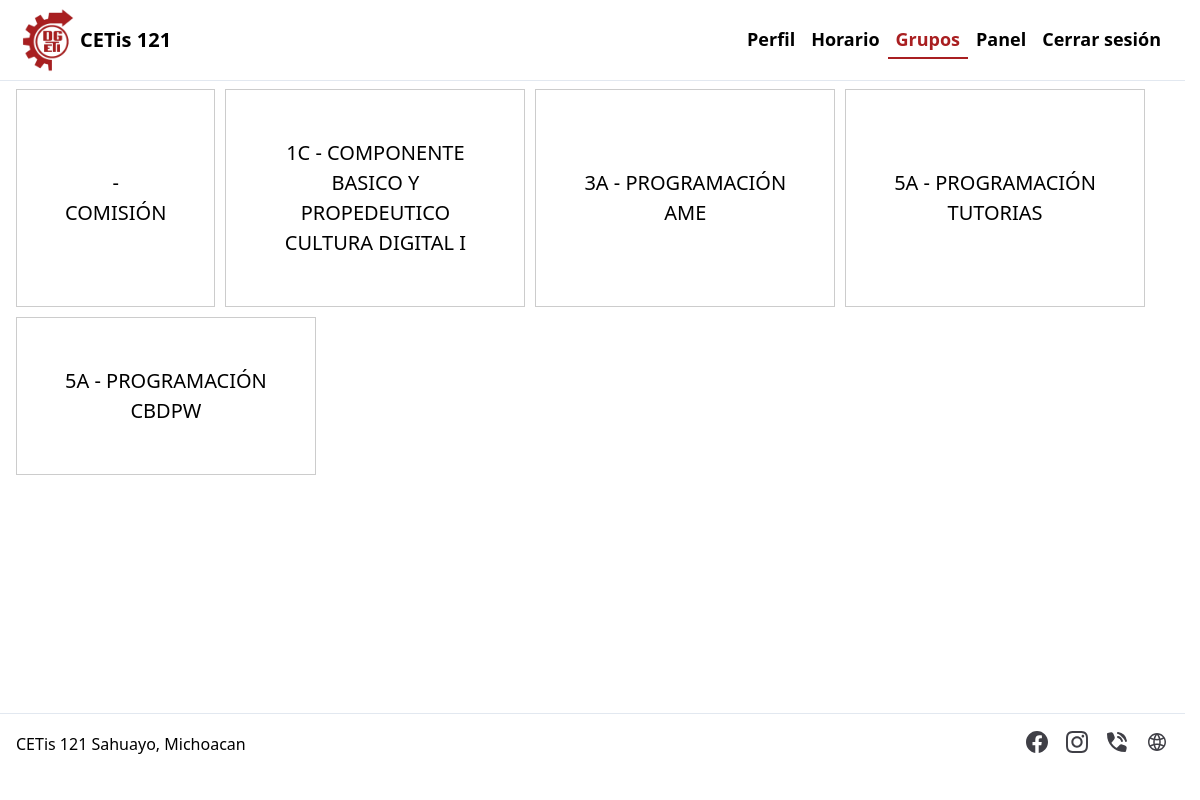
/subjects.php (signed in), run on the app's committed database.
### tables this page shows
CREATE TABLE `subjects` (
  `subject_id` int(11) NOT NULL,
  `subject_name` varchar(100) NOT NULL,
  `initialism` varchar(20) NOT NULL,
  `created_at` datetime NOT NULL DEFAULT current_timestamp(),
  `updated_at` datetime NOT NULL DEFAULT current_timestamp() ON UPDATE current_timestamp()
);

CREATE TABLE `groups` (
  `group_id` int(11) NOT NULL,
  `tutor_id` int(11) NOT NULL,
  `classroom` varchar(2) NOT NULL,
  `career_id` int(11) NOT NULL,
  `group_semester` int(11) NOT NULL,
  `group_letter` char(1) NOT NULL,
  `period` varchar(6) NOT NULL,
  `created_at` datetime NOT NULL DEFAULT current_timestamp(),
  `updated_at` datetime NOT NULL DEFAULT current_timestamp() ON UPDATE current_timestamp()
);

CREATE TABLE `careers` (
  `career_id` int(11) NOT NULL,
  `career_name` varchar(100) NOT NULL,
  `abbreviation` varchar(20) NOT NULL,
  `created_at` datetime NOT NULL DEFAULT current_timestamp(),
  `updated_at` datetime NOT NULL DEFAULT current_timestamp() ON UPDATE current_timestamp()
);

### config.php (called while the page is built, shortened)
<?php
require_once __DIR__ . '/Database.php';
$db = new Database();

### Database.php (called while the page is built, shortened)
<?php
class Database
{
  private $host = 'localhost';
  private $db_name = 'asisweb';
  private $username = 'root';
  private $password = '2707';
  private $port = '3306';
  public $conn;
  public function getConnection()
  {
    try {
      $this->conn = new PDO('mysql:host=' . $this->host . ';port=' . $this->port . ';dbname=' . $this->db_name, $this->username, $this->password);
      $this->conn->exec('set names utf8');
    } catch (PDOException $e) {
      echo 'Error de conexión: ' . $e->getMessage();
    }
    return $this->conn;
  }
  public function closeConnection()
  {
    $this->conn = null;
  }
  public function fetch($sql, $params = [])
  {
    $stmt = $this->conn->prepare($sql);
    $stmt->execute($params);
    if ($stmt->rowCount() === 1) $result = $stmt->fetch(PDO::FETCH_ASSOC);
    else $result = $stmt->fetchAll(PDO::FETCH_ASSOC);
    return $result;
  }
}

### attendance/utils.php (called while the page is built, shortened)
<?php
function getSubjectsBySchedule($params, $db)
{
  $subjects = $db->fetch('SELECT subjects.subject_id, subjects.subject_name, subjects.initialism, groups.group_semester, groups.group_letter, careers.career_name FROM schedule
      INNER JOIN subjects ON schedule.subject_id = subjects.subject_id
      LEFT JOIN `groups` ON schedule.group_id = `groups`.group_id
      LEFT JOIN careers ON `groups`.career_id = careers.career_id
      WHERE schedule.user_id = :user_id
      ORDER BY groups.group_semester, groups.group_letter', $params);
  $subjects = array_unique($subjects, SORT_REGULAR);
  return $subjects;
}

### subjects.php (the view, shortened to what this page needs)
<?php
require_once './config.php';
require_once './attendance/utils.php';
$groups = getSubjectsBySchedule(['user_id' => $_SESSION['user']['user_id']], $db);
?>
<!DOCTYPE html>
<html lang="es">
<head>
  <link rel="stylesheet" href="./css/normalize.css">
  <link rel="stylesheet" href="./css/styles.css">
  <link rel="stylesheet" href="./css/modals.css">
  <link rel="stylesheet" href="./css/header.css">
  <link rel="stylesheet" href="./css/footer.css">
  <link rel="stylesheet" href="./css/subjects.css">
</head>
<body>
  <header id="top-header">
    <div class="container">
      <a class="logo" href="./profile.php">
        <img src="./images/logo.webp" alt="<?= LOGO_ALT ?>">
        <strong><?= SCHOOL_NAME ?></strong>
      </a>
      <nav id="menu">
        <ul>
          <li><a class="h-link" href="./profile.php">Perfil</a></li>
          <li><a class="h-link" href="./schedule.php">Horario</a></li>
          <li><a class="h-link active" href="./groups.php">Grupos</a></li>
          <?php if ($_SESSION['user']['role']) { ?>
            <li><a class="h-link" href="./dashboard/index.php">Panel</a></li>
          <?php } ?>
          <li><button class="h-link" id="logout">Cerrar sesión</button></li>
        </ul>
      </nav>
    </div>
  </header>
  <main class="container">
    <section>
      <ul class="groups">
        <?php foreach ($groups as $group) { ?>
          <li class="group">
            <a href="./take-attendance.php?group_id=<?= $group['subject_id'] ?>">
              <span class="group"><?= $group['group_semester'] . $group['group_letter'] ?> - <?= $group['career_name'] ?></span>
              <span class="subject"><?= $group['initialism'] ? $group['initialism'] : $group['subject_name'] ?></span>
            </a>
          </li>
        <?php } ?>
      </ul>
    </section>
  </main>
  <footer id="bottom-footer">
    <span><?= FOOTER_ADDRESS ?></span>
    <ul>
      <li>
        <a class="f-link" href="https://www.facebook.com/Cetis121SahuayoBuhos" target="_blank" rel="noopener noreferrer">
          <img src="./icons/facebook.svg" alt="Facebook">
        </a>
      </li>
      <li>
        <a class="f-link" href="https://www.instagram.com/cetis_121_shy/" target="_blank" rel="noopener noreferrer">
          <img src="./icons/instagram.svg" alt="Instagram">
        </a>
      </li>
      <li>
        <a class="f-link" href="tel:3535322224" target="_blank" rel="noopener noreferrer">
          <img src="./icons/phone.svg" alt="Teléfono">
        </a>
      </li>
      <li>
        <a class="f-link" href="https://www.cetis121.edu.mx/" target="_blank" rel="noopener noreferrer">
          <img src="./icons/web.svg" alt="Sitio web">
        </a>
      </li>
    </ul>
  </footer>
</body>
</html>

### css/styles.css (style rules this page uses)
:root { --primary: 169 31 33; --gray-300: 226 232 240; --gray-500: 107 114 128; }
html { font-family: system-ui, -apple-system, BlinkMacSystemFont, "Segoe UI", Roboto, Oxygen, Ubuntu, Cantarell, "Open Sans", "Helvetica Neue", sans-serif; scroll-behavior: smooth; scrollbar-gutter: stable; }
.container { width: 100%; max-width: 1280px; margin: 0 auto; padding: 0.5rem 1rem; box-sizing: border-box; }

### css/header.css (style rules this page uses)
#top-header { background: #fff; border-bottom: 1px solid rgb(var(--gray-300)); font-size: 1.25rem; line-height: 1.75rem; z-index: 100; }
#top-header .container { display: flex; align-items: center; justify-content: space-between; }
#top-header .logo { display: flex; align-items: center; text-decoration: none; color: #000; }
#top-header .logo img { aspect-ratio: 1; width: 4rem; }
#top-header .logo strong { font-size: 1.25rem; font-weight: 600; line-height: 1; }
#menu { position: absolute; top: -100vh; left: 0; width: 100%; height: 100vh; background: #fff; display: flex; justify-content: center; align-items: center; transition: top 300ms; z-index: 100; }
#menu ul { display: flex; flex-direction: column; align-items: center; gap: 1rem; list-style: none; margin: 0; padding: 0; }
.h-link { cursor: pointer; display: inline-block; background: none; color: #000; font-weight: 600; line-height: inherit; text-decoration: none; padding: 0.25rem 0.5rem; border: none; border-bottom: 2px solid transparent; transition: color 300ms, border-bottom 300ms; }
.h-link.active { color: rgb(var(--primary)); border-bottom: 2px solid rgb(var(--primary)); }
@media screen and (min-width: 768px) { #menu { position: static; width: auto; height: auto; background: transparent; font-size: 1.125rem; line-height: 1.75rem; } }
@media screen and (min-width: 768px) { #menu ul { flex-direction: row; gap: 0; } }

### css/footer.css (style rules this page uses)
#bottom-footer { display: flex; gap: 1rem 0; flex-direction: column; justify-content: center; width: 100%; max-width: 1280px; padding: 1rem; margin: 0 auto; margin-top: 2rem; border-top: 1px solid rgb(var(--gray-300)); box-sizing: border-box; }
#bottom-footer ul { display: flex; gap: 1rem; margin: 0; padding: 0; list-style: none; }
.f-link { display: inline-block; transition: transform 0.2s ease-in-out, opacity 0.2s ease-in-out; }
@media screen and (min-width: 768px) { #bottom-footer { flex-direction: row; align-items: center; justify-content: space-between; } }

### css/subjects.css (style rules this page uses)
main { min-height: 75vh; }
.groups { display: flex; flex-wrap: wrap; align-items: stretch; list-style: none; margin: 0; padding: 0; gap: 10px; }
.group a { color: #000; width: 100%; max-width: 300px; height: 100%; display: flex; flex-direction: column; justify-content: center; align-items: center; background: #fff; border: 1px solid #ccc; padding: 3rem; text-align: center; box-sizing: border-box; text-decoration: none; font-size: 1.25rem; line-height: 1.5; transition: background-color 0.3s ease; }

### data on the page
subjects: subject_name "COMISIÓN"
subjects: groups.group_semester "1", groups.group_letter "C", careers.career_name "COMPONENTE BASICO Y PROPEDEUTICO", subject_name "CULTURA DIGITAL I"
subjects: groups.group_semester "3", groups.group_letter "A", careers.career_name "PROGRAMACIÓN", initialism "AME"
subjects: groups.group_semester "5", groups.group_letter "A", careers.career_name "PROGRAMACIÓN", subject_name "TUTORIAS"
subjects: groups.group_semester "5", groups.group_letter "A", careers.career_name "PROGRAMACIÓN", initialism "CBDPW"

### other printed values
SCHOOL_NAME "CETis 121"
FOOTER_ADDRESS "CETis 121 Sahuayo, Michoacan"
